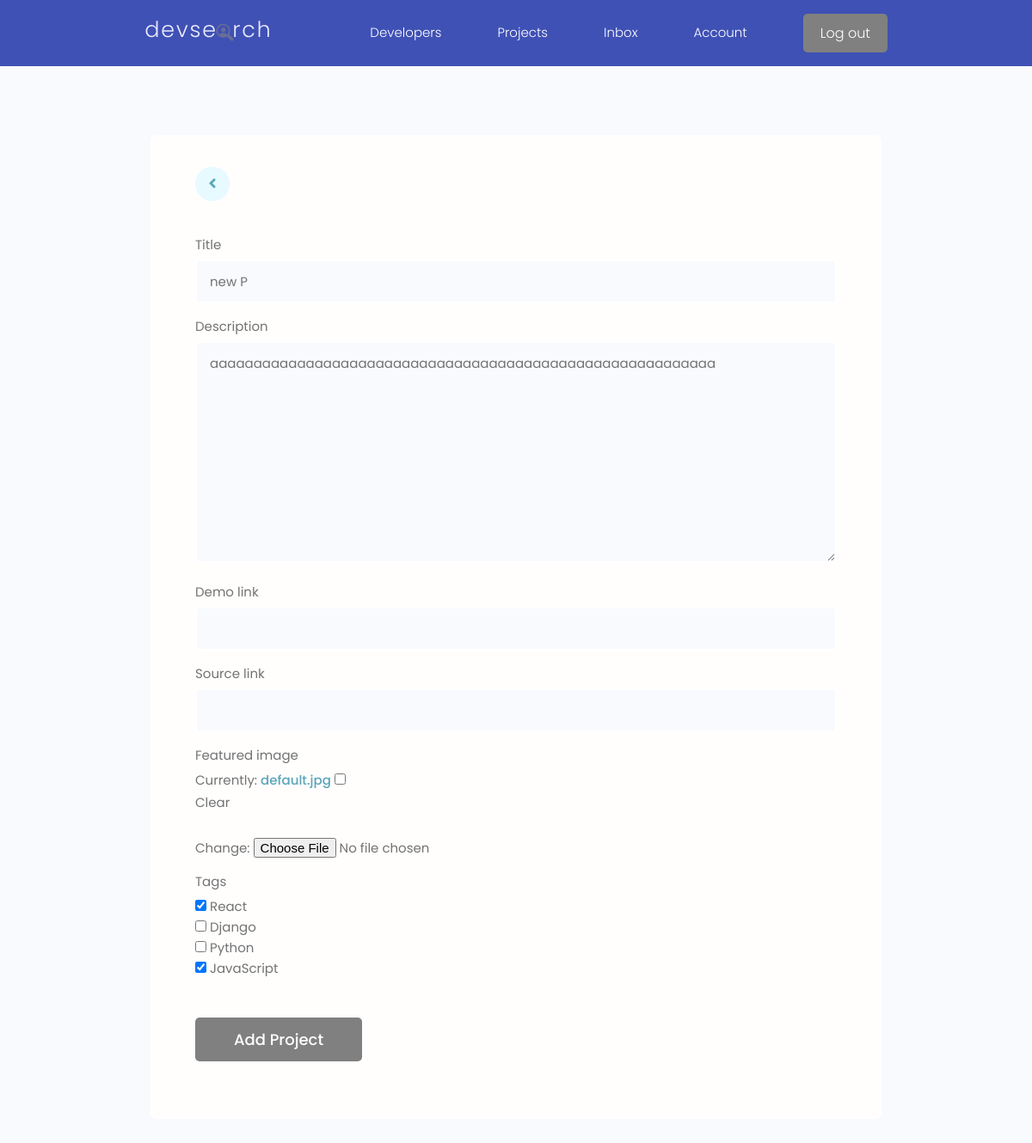
The page /projects/update-project/5d2ddee1-f0d9-4298-8416-166e4df36f44/ (signed in) on the database as committed earlier.
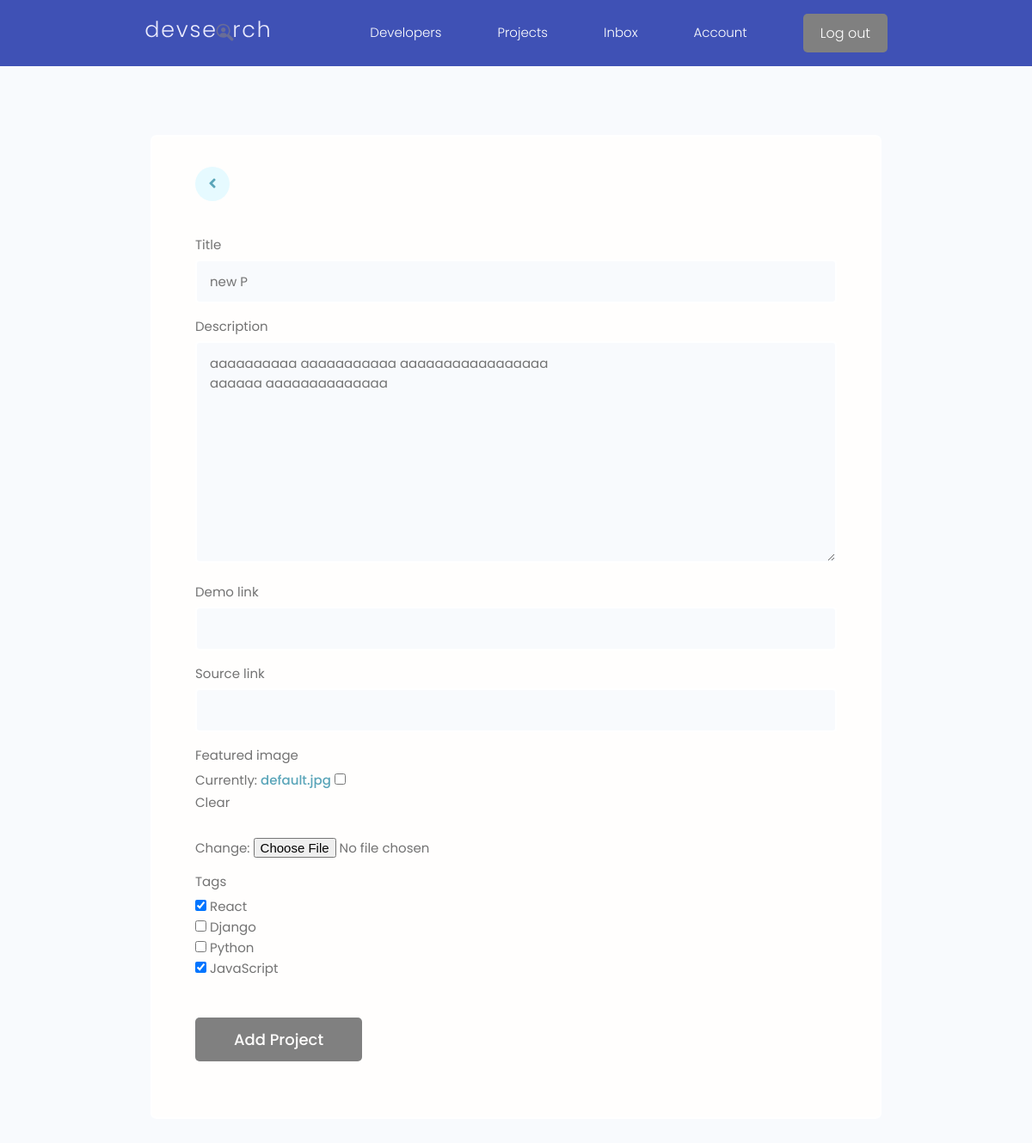
The same page on the database as committed later.
### projects/models.py (models this page shows, shortened)
class Project(models.Model):
    owner = models.ForeignKey(Profile,null=True,blank=True,on_delete=models.SET_NULL)
    title = models.CharField(max_length=200)
    description = models.TextField(null=True,blank=True)
    featured_image = models.ImageField(null=True,blank=True,default='default.jpg')
    demo_link = models.CharField(max_length=2000, null=True,blank=True)
    source_link = models.CharField(max_length=2000,null=True,blank=True)
    tags = models.ManyToManyField('Tag',blank=True)
    vote_total = models.IntegerField(default=0,null=True,blank=True)
    vote_ratio = models.IntegerField(default=0,null=True,blank=True)
    created = models.DateTimeField(auto_now_add=True)
    id = models.UUIDField(default=uuid.uuid4, unique = True,
                          primary_key=True,editable=False)

### projects/views.py (the view)
# urls.py: path('update-project/<str:pk>/',views.updateProject, name="update-project"),
@login_required(login_url='login')
def updateProject(request, pk):
    profile = request.user.profile
    project = profile.project_set.get(id=pk)
    form = ProjectForm(instance=project)
    if request.method=='POST':
      form = ProjectForm(request.POST , request.FILES , instance=project)
      if form.is_valid():
        form.save()
        return redirect('projects')
    context = {'form' : form}
    return render(request , 'projects/project_form.html', context)

### projects/forms.py
class ProjectForm(ModelForm):
    class Meta:
        model = Project
        fields = ['title','description','demo_link','source_link','featured_image' ,'tags']
        widgets = {
            'tags': forms.CheckboxSelectMultiple(),
        }
    def __init__(self, *args, **kwargs):
        super(ProjectForm, self).__init__(*args, **kwargs)
        for name, field in self.fields.items():
            field.widget.attrs.update({'class': 'input'})

### projects/models.py (called while the page is built)
    def __str__(self) :
        return self.name

### projects/templates/projects/project_form.html (shortened to what this page needs)
{% extends 'main.html' %}
{% block content %}
    <main class="formPage my-xl">
        <div class="content-box">
            <div class="formWrapper">
                <a class="backButton" href="#"><i class="fas fa-angle-left"></i></a>
                <br>
                <form class="form" method="POST" enctype="multipart/form-data">
                    {% for field in form  %}
                    <div class="form__field">
                        <label for="formInput#text">{{field.label}}</label>
                        {{field}}
                    </div>
                    {% endfor %}
                    <input class="btn btn--sub btn--lg  my-md" type="submit" value="Add Project" />
                </form>
            </div>
        </div>
    </main>
{% endblock %}

Rows that differ between the two databases and show on the page:
changed Project "new P": description "aaaaaaaaaaaaaaaaaaaaaaaaaaaaaaaaaaaaaaaaaaaaaaaaaaaaaaaaaa" → "aaaaaaaaaa aaaaaaaaaaa aaaaaaaaaaaaaaaaa aaaaaa aaaaaaaaaaaaaa"
